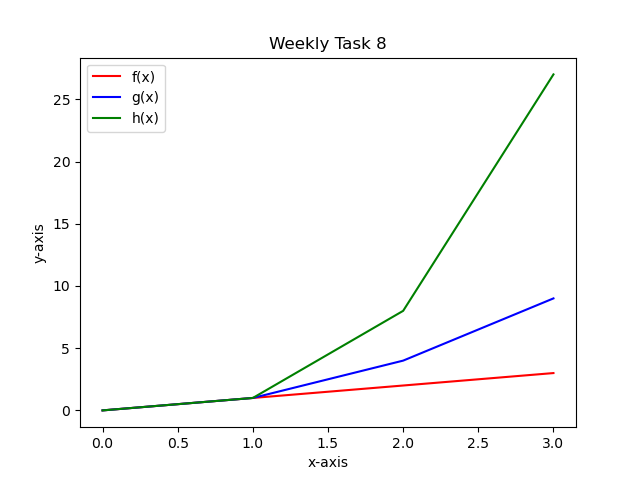

Generate this figure with Python:
# plotask.py
# Week 8 Task
# A program that displays a plot of the functions f(x)=x, g(x)=x^2 and h(x)=x^3 in the range [0, 4] on the one set of axes
# Author: Andy Walker

# https://stackoverflow.com/questions/13544078/python-how-to-create-a-function-e-g-fx-ax2
# https://pythonspot.com/functions/   
# https://www.pitt.edu/~naraehan/python2/user_defined_functions.html
# https://pythonprogramming.net/legends-titles-labels-matplotlib-tutorial/
# https://www.w3schools.com/python/numpy_intro.asp
# https://matplotlib.org/

# import modules 
import numpy as np
import matplotlib.pyplot as plt

# set absolute variables
x = np.array(range(0,4))
y = np.array(range(0,4))

# define first function and plot
def f(x):
    return x
plt.plot(y, f(x), "r", label = "f(x)")

# define second function and plot
def g(x):
    return x ** 2
plt.plot(y, g(x), "b", label = "g(x)")

# define third function and plot
def h(x):
    return x ** 3
plt.plot(y, h(x),  "g", label = "h(x)")

# add title, labels, legend, show the plot, and save the plot as .png file
plt.title("Weekly Task 8")
plt.xlabel('x-axis')
plt.ylabel('y-axis')
plt.legend()
plt.savefig("plottask.png")
plt.show()
